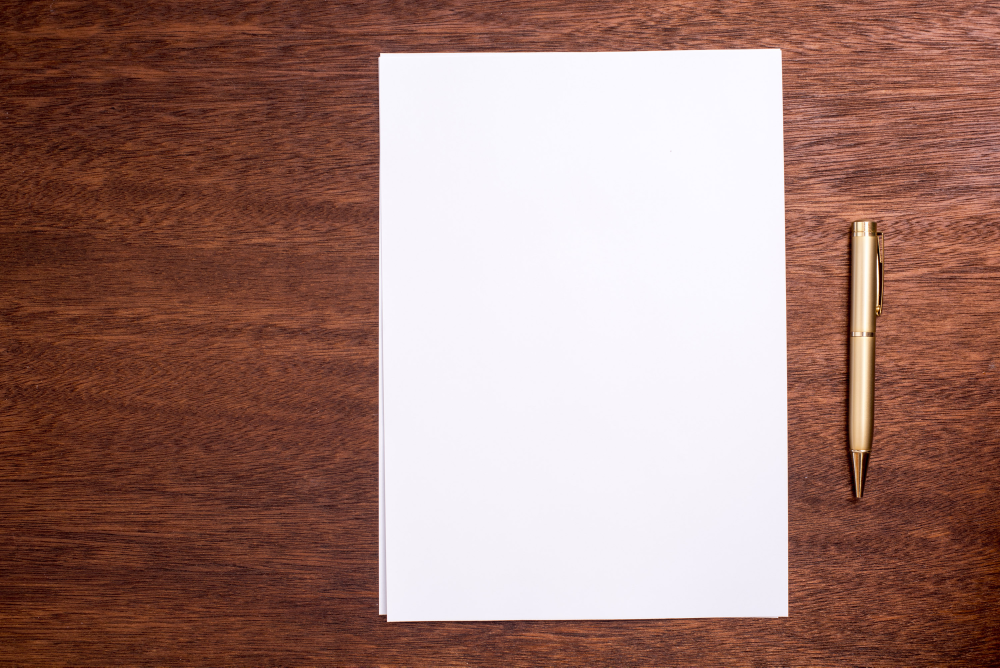
#> input picture 1.jpg, 3000 x 2002 px (shown at 1/3 size)
$ python test.py --image 1.jpg
#> lines starting #> are read from the running program, lines starting #| are printed output that depends on the picture; after the words box and inside, x2 and y2 are one past the last pixel; in counts of white or black regions, pixels touching at a corner belong together
import cv2
import argparse
import imutils
import numpy as np

def calculate_corners(contour_points):
    corners = np.zeros((4, 2), dtype="float32")
    sum_points = contour_points.sum(axis=1)
    corners[0] = contour_points[np.argmin(sum_points)]
    corners[2] = contour_points[np.argmax(sum_points)]
    diff_points = np.diff(contour_points, axis=1)
    corners[1] = contour_points[np.argmin(diff_points)]
    corners[3] = contour_points[np.argmax(diff_points)]
    return corners

def transform_perspective(input_image, contour_points):
    corners = calculate_corners(contour_points)
    (top_left, top_right, bottom_right, bottom_left) = corners

    width_top = np.linalg.norm(bottom_right - bottom_left)
    width_bottom = np.linalg.norm(top_right - top_left)
    max_width = max(int(width_top), int(width_bottom))

    height_left = np.linalg.norm(top_right - bottom_right)
    height_right = np.linalg.norm(top_left - bottom_left)
    max_height = max(int(height_left), int(height_right))

    destination = np.array([
        [0, 0],
        [max_width - 1, 0],
        [max_width - 1, max_height - 1],
        [0, max_height - 1]
    ], dtype="float32")

    matrix = cv2.getPerspectiveTransform(corners, destination)
    output_image = cv2.warpPerspective(input_image, matrix, (max_width, max_height))

    return output_image

def process_image():
    argument_parser = argparse.ArgumentParser()
    argument_parser.add_argument("-i", "--image", required=True, help="Path to the image file")
    arguments = vars(argument_parser.parse_args())

    original_image = cv2.imread(arguments["image"])
#> original_image is the input picture: shape (2002, 3000, 3); mean B, G, R 118.4, 126.3, 161.1
    image_ratio = original_image.shape[0] / 500.0
#> image_ratio = 4
    resized_image = imutils.resize(original_image, height=500)
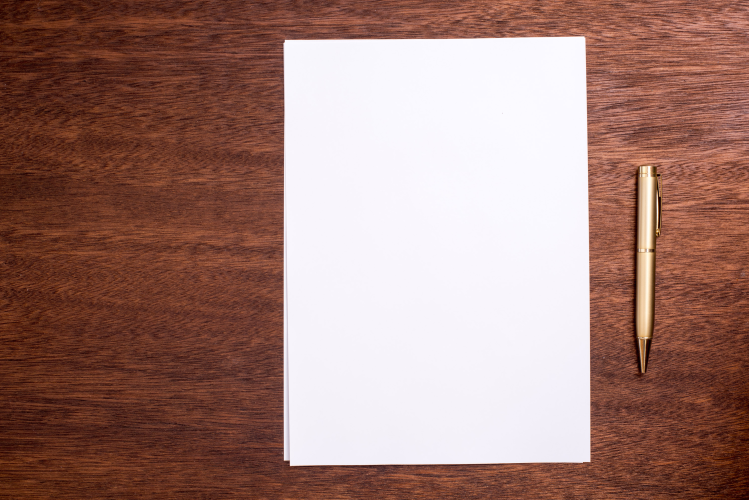
#> resized_image: shape (500, 749, 3); mean B, G, R 118.4, 126.4, 161.1

    gray_image = cv2.cvtColor(resized_image, cv2.COLOR_BGR2GRAY)
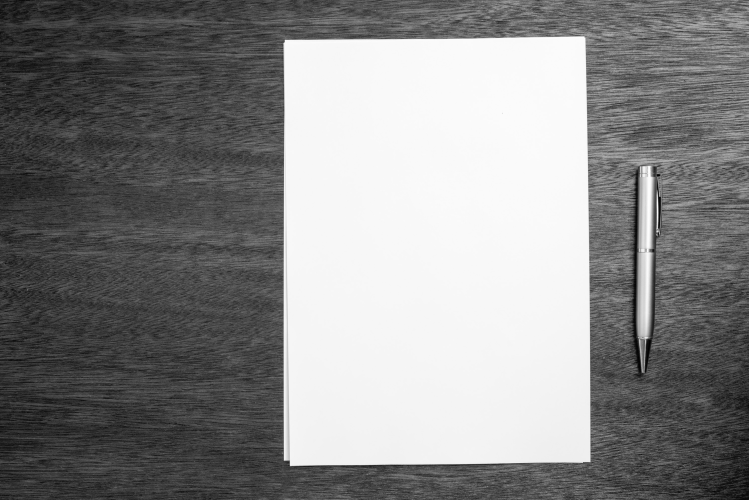
#> gray_image: shape (500, 749); min 1, max 254, mean 135.9
    blurred_image = cv2.GaussianBlur(gray_image, (5, 5), 0)
    edge_detected = cv2.Canny(blurred_image, 75, 200)
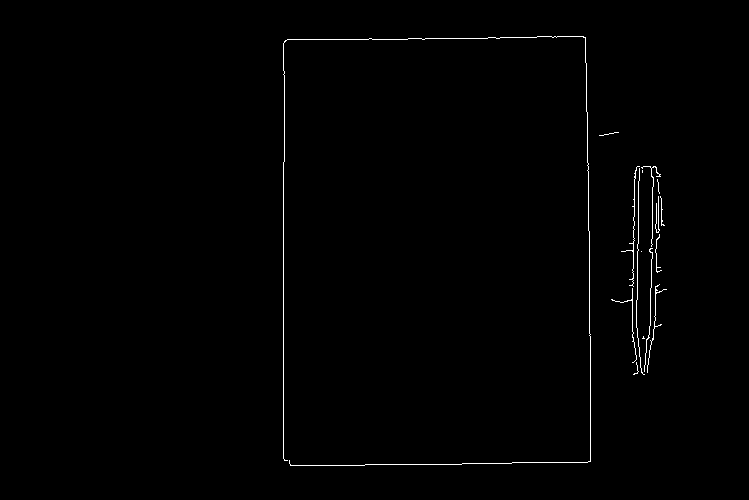
#> edge_detected: shape (500, 749); 0.67% white in thin lines or dots, all inside (x1, y1, x2, y2) = (283, 36, 667, 466)

    print("STEP 1: Edge Detection")
    cv2.imshow("Edges", edge_detected)

    contours = cv2.findContours(edge_detected.copy(), cv2.RETR_EXTERNAL, cv2.CHAIN_APPROX_SIMPLE)
#> contours = 16 contours, all with area under 20
    contours = imutils.grab_contours(contours)
    sorted_contours = sorted(contours, key=cv2.contourArea, reverse=True)[:5]
#> sorted_contours = 5 contours, all with area under 20

    detected_screen = None
    for contour in sorted_contours:
        contour_perimeter = cv2.arcLength(contour, True)
        approximated_contour = cv2.approxPolyDP(contour, 0.02 * contour_perimeter, True)

        if len(approximated_contour) == 4:
            detected_screen = approximated_contour
            break
#> this loop made 5 passes
#> contour_perimeter on passes 1, 2, 3, 5: 231.6, 308.3, 226.7, 203.3
#> (contour_perimeter, approximated_contour) on pass 4: (261.4, [[652, 248], [644, 371]])

    if detected_screen is not None:
        print("STEP 2: Finding Boundary")
        cv2.drawContours(resized_image, [detected_screen], -1, (0, 255, 0), 2)
        cv2.imshow("Boundary", resized_image)

        transformed_image = transform_perspective(original_image, detected_screen.reshape(4, 2) * image_ratio)
        grayscale_transformed = cv2.cvtColor(transformed_image, cv2.COLOR_BGR2GRAY)

        print("STEP 3: Apply Perspective Transform")
        cv2.imshow("Scanned Image", transformed_image)
        cv2.imwrite('scanned_document.jpg', transformed_image)
        cv2.waitKey(0)
    else:
        print("No valid screen contour found.")

    cv2.destroyAllWindows()

if __name__ == "__main__":
    process_image()

$ run again, on 2.jpeg
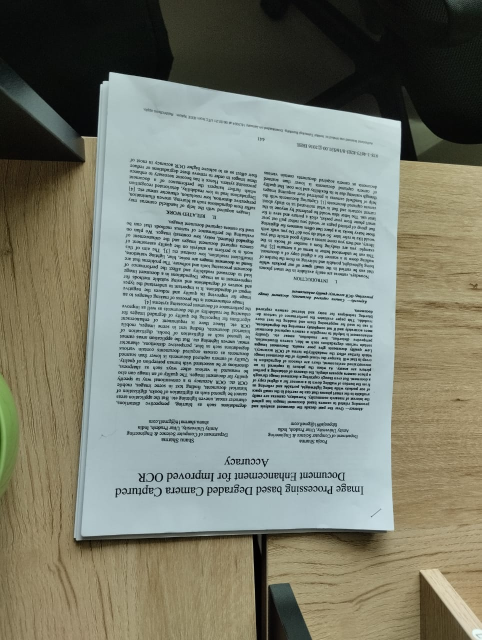
#> input picture 2.jpeg, 963 x 1280 px (shown at 1/2 size)
#> in process_image, original_image is the input picture: shape (1280, 963, 3); mean B, G, R 114.4, 127, 122.7
#> in process_image, `blurred_image = cv2.GaussianBlur(gray_image, (5, 5), 0)`:
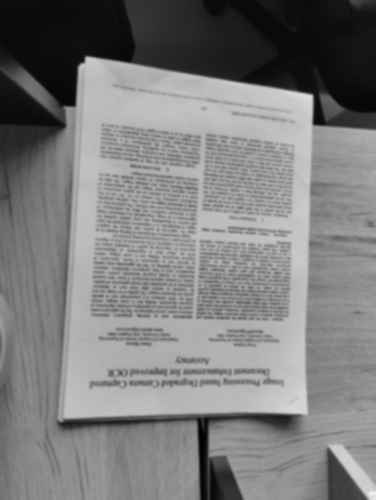
#> blurred_image: shape (500, 376); min 1, max 241, mean 124.3
#> in process_image, `edge_detected = cv2.Canny(blurred_image, 75, 200)`:
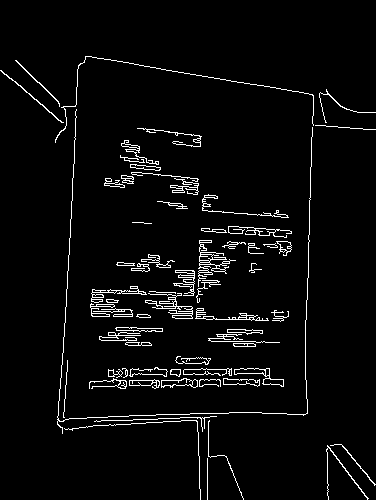
#> edge_detected: shape (500, 376); 4% white in thin lines or dots, all inside (x1, y1, x2, y2) = (0, 56, 376, 500)
#> contours = 64 contours, 24 with area under 20; largest, box (x1, y1, x2, y2) and area: (234, 368, 284, 387) 288, (198, 240, 236, 287) 231, (161, 378, 198, 388) 208, (223, 378, 260, 387) 175, (91, 286, 147, 303) 171
#> sorted_contours = 5 contours; box (x1, y1, x2, y2) and area: (234, 368, 284, 387) 288, (198, 240, 236, 287) 231, (161, 378, 198, 388) 208, (223, 378, 260, 387) 175, (91, 286, 147, 303) 171
#> the loop in process_image, `for contour in sorted_contours:` made 5 passes
#> contour_perimeter on passes 1 to 5: 146.5, 522.7, 97.36, 92.63, 232.2
